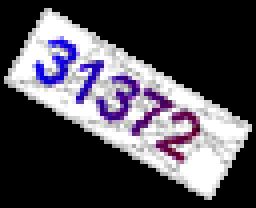
%> input picture code/pca/2.gif, 64 x 52 px (shown 4 times larger)
$ octave pca_exp2.m   (GNU Octave 9; MATLAB toolbox functions it lacks are replaced by stand-ins)
%> lines starting %> are read from the running program, lines starting %| are printed output that depends on the picture
### code/pca/hack_pca.m
function img = hack_pca(filename)
%> called with filename = '2.gif'
% Input: filename -- input image file name/path
% Output: img -- image without rotation

img_r = double(imread(filename));
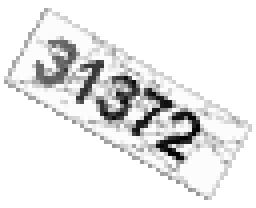
%> img_r: size 52x64 double (shown 4 times larger); min 0, max 255, mean 232.1
[h,w]=size(img_r);
%> h = 52; w = 64
% YOUR CODE HERE
    [row,col]=find(img_r<100);
%> row = 167 values from 12 to 40; col = 167 values from 12 to 50
    X=[col,h-row];
%> X = 167 rows, first 12: [12 32; 12 31; 13 31; 15 37; 15 33; 15 32; 16 35; 16 34; 16 33; 16 32; 17 40; 17 36]
%     plot(col,h-row,'r.','MarkerSize',12)
    [eigvector, eigvalue] = pca(X);
%> in PCA, `[n,p]=size(data);`: n = 167; p = 2
%> in PCA, `mu=sum(data,1)/n;`: mu = [32.96 25.54]
%> the loop in PCA, `for i=1:n` made 167 passes
%> S on passes 1 to 3: [439.2 -135.4; -135.4 41.75], [878.5 -249.9; -249.9 71.57], [1276.8 -358.9; -358.9 101.4]
%> after the loop in PCA, `for i=1:n`: S = [16980.7 -8743.2; -8743.2 7501.5]
%> in PCA, `[eigvector, eigvalue]=eig(S);`: eigvector = [-0.512 -0.859; -0.859 0.512]; eigvalue = [2295.9 0; 0 22186.3]
%> eigvector = [-0.512 -0.859; -0.859 0.512]; eigvalue = [2295.9 0; 0 22186.3]
    n=size(eigvalue,1);
%> n = 2
    tmp = [eigvector ; diag(eigvalue)']';
%> tmp = [-0.512 -0.859 2295.9; -0.859 0.512 22186.3]
    tmp = sortrows(tmp,n+1) ;
    eigvector = tmp(:,1:n)';
    Y=eigvector(:,n);
%> Y = [-0.859; 0.512]
    if(Y(1,:)<0)
        Y=-Y;
%> Y = [0.859; -0.512]
    end
    theta=acos(Y'*[1;0]/norm(Y));
%> theta = 0.537


    img=255*ones(2*h,2*w);
%     theta=acos(0.866);
    if(Y(2,:)>0)
        for i=1:size(img,1)
            for j=1:size(img,2)
                %img(int16(i*cos(theta)-j*sin(theta)+w*sin(theta)+1),int16(i*sin(theta)+j*cos(theta)))=img_r(i,j);
                tmp_i=i-h;
                tmp_j=j-w;
                tmp_col=int16(tmp_j*cos(theta)-tmp_i*sin(theta));
                tmp_row=h-int16(tmp_j*sin(theta)+tmp_i*cos(theta));
                if(tmp_row>=1&&tmp_row<=h&&tmp_col>=1&&tmp_col<=w)
                    img(2*h-i,j)=img_r(tmp_row,tmp_col);
                end
            end
        end
    else
        theta=-theta;
%> theta = -0.537
        for i=1:size(img,1)
            for j=1:size(img,2)
                %img(int16(i*cos(theta)-j*sin(theta)+w*sin(theta)+1),int16(i*sin(theta)+j*cos(theta)))=img_r(i,j);
                tmp_i=i-h;
                tmp_j=j-w;
                tmp_col=int16(tmp_j*cos(theta)-tmp_i*sin(theta));
                tmp_row=-int16(tmp_j*sin(theta)+tmp_i*cos(theta));
                if(tmp_row>=1&&tmp_row<=h&&tmp_col>=1&&tmp_col<=w)
                    img(2*h-i+1,j)=img_r(tmp_row,tmp_col);
                end
            end
        end
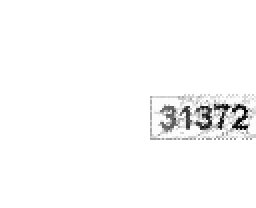
%> img: size 104x128 double (shown 2 times larger); min 0, max 255, mean 249.7
    end

end

### code/pca/pca.m
function [eigvector, eigvalue] = PCA(data)
%PCA	Principal Component Analysis
%
%             Input:
%               data       - Data matrix. Each row vector of fea is a data point.
%
%             Output:
%               eigvector - Each column is an embedding function, for a new
%                           data point (row vector) x,  y = x*eigvector
%                           will be the embedding result of x.
%               eigvalue  - The sorted eigvalue of PCA eigen-problem.
%

% YOUR CODE HERE

    [n,p]=size(data);
    mu=sum(data,1)/n;
    S=zeros(p,p);
    for i=1:n
        S=S+(data(i,:)-mu)'*(data(i,:)-mu);
    end
    [eigvector, eigvalue]=eig(S);
end

### code/pca/pca_exp2.m
% YOUR CODE HERE
img = hack_pca('2.gif');
imshow(uint8(img))
imwrite(uint8(img),'2.jpg')
